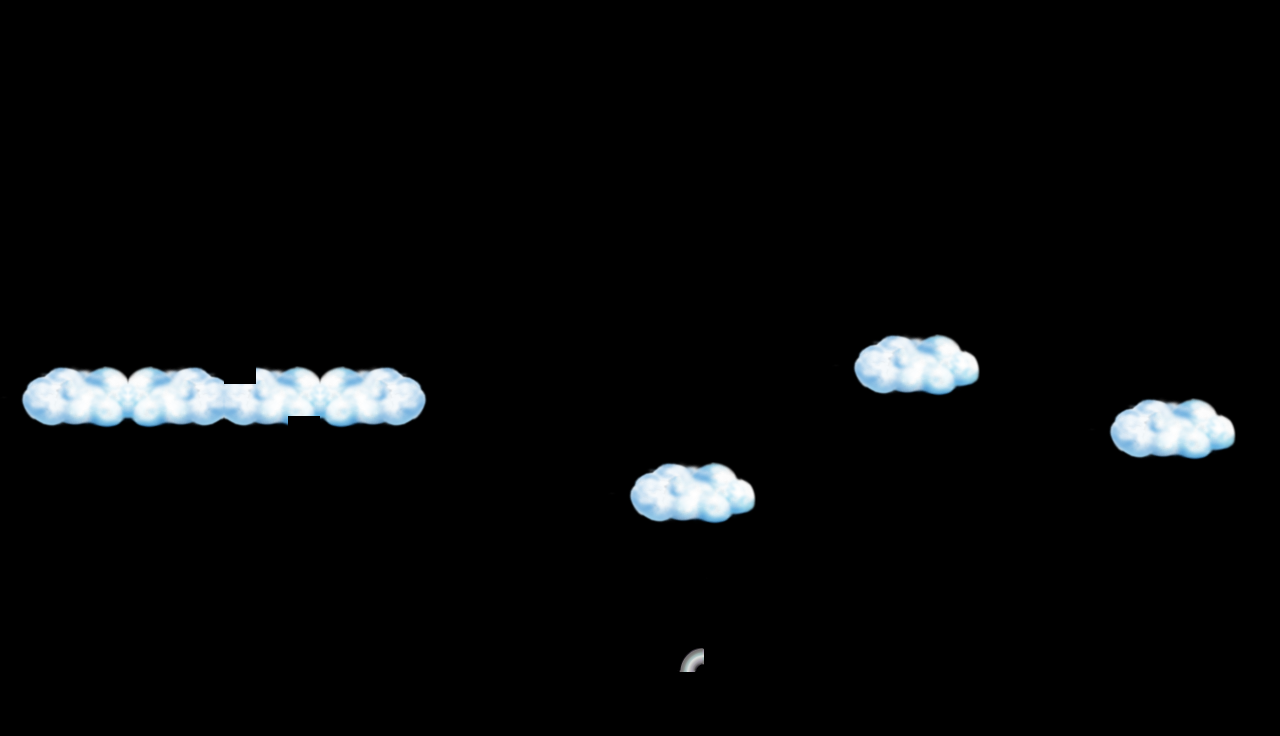

Tiled map render using the project's own tile images. Description and the whole map definition, tile-layer contents included, below:
An orthogonal 40x23 tile map with 32x32 px tiles, 1 tile layer (Tile Layer 1).

<map version="1.2" tiledversion="1.2.0" orientation="orthogonal" renderorder="right-down" width="40" height="23" tilewidth="32" tileheight="32" infinite="0" nextlayerid="2" nextobjectid="1">
 <tileset firstgid="1" source="tilemap.tsx" />
 <layer id="1" name="Tile Layer 1" width="40" height="23">
  <data encoding="csv">
0,0,0,0,0,0,0,0,0,0,0,0,0,0,0,0,0,0,0,0,0,0,0,0,0,0,0,0,0,0,0,0,0,0,0,0,0,0,0,0,
0,0,0,0,0,0,0,0,0,0,0,0,0,0,0,0,0,0,0,0,0,0,0,0,0,0,0,0,0,0,0,0,0,0,0,0,0,0,0,0,
0,0,0,0,0,0,0,0,0,0,0,0,0,0,0,0,0,0,0,0,0,0,0,0,0,0,0,0,0,0,0,0,0,0,0,0,0,0,0,0,
0,0,0,0,0,0,0,0,0,0,0,0,0,0,0,0,0,0,0,0,0,0,0,2862,2863,2864,0,0,0,0,0,0,0,0,0,0,0,0,0,0,
0,0,0,0,0,0,0,0,0,0,0,0,0,0,0,0,0,0,0,0,0,0,0,3182,3183,3184,0,0,0,0,0,0,0,0,0,0,0,0,0,0,
0,0,0,0,0,0,0,0,0,0,0,0,0,0,0,0,0,0,0,0,0,0,0,2990,2991,2992,0,0,0,0,0,0,0,0,0,0,0,0,0,0,
0,0,2605,2606,2607,0,0,0,0,0,0,0,0,0,0,0,0,0,0,0,0,0,3053,0,3055,3056,0,0,0,0,0,0,0,0,0,0,0,0,0,0,
0,0,3117,3118,3119,0,0,0,0,0,0,0,0,0,0,0,0,0,0,0,0,3053,0,0,0,0,0,0,0,0,0,0,0,0,0,0,0,0,0,0,
0,0,2733,2734,2735,0,0,0,0,0,0,0,0,0,0,0,0,0,0,0,3053,0,0,0,0,0,0,0,0,0,0,0,0,0,0,0,0,0,0,0,
0,0,2797,2798,0,2800,0,0,0,0,0,0,0,0,0,0,0,0,0,3053,0,0,0,0,0,0,0,0,0,0,0,0,0,0,0,0,0,0,0,0,
0,0,0,0,0,0,2800,0,0,0,0,0,0,0,0,0,0,0,3053,0,0,0,0,0,0,0,1900,1901,1902,1903,1904,0,0,0,0,0,0,0,0,0,
1900,1901,1902,1903,1270,1271,1272,2608,1902,1903,1270,1271,1272,1273,0,0,0,3053,0,0,0,0,0,0,0,0,1964,3345,3346,3347,1968,0,0,0,0,0,0,0,0,0,
1964,3345,3346,3347,3342,3343,3344,3345,3346,3347,3342,3343,3344,1337,0,0,3053,0,0,0,0,0,0,0,0,0,2028,2029,2030,2031,2032,0,0,0,1900,1901,1902,1903,1904,0,
2028,2029,2030,2031,1398,1399,1400,2029,2030,2672,1398,1399,1400,1401,0,3053,0,0,0,0,0,0,0,0,0,0,0,0,0,0,0,0,0,0,1964,3345,3346,3347,1968,0,
0,0,0,0,0,0,0,0,0,0,2800,0,0,0,3053,0,0,0,0,1900,1901,1902,1903,1904,0,0,0,0,0,0,0,0,0,0,2028,2029,2030,2031,2032,0,
0,0,0,0,0,0,0,0,0,0,0,2800,0,3053,0,0,0,0,0,1964,3345,3346,3347,1968,0,0,0,0,0,0,0,0,0,0,0,0,0,0,0,0,
0,0,0,0,2132,2196,2133,0,0,0,0,2132,2196,2133,0,0,0,0,0,2028,2029,2030,2031,2032,2132,2196,2133,0,0,0,0,0,0,0,2132,2196,2133,0,0,0,
0,0,0,2132,2196,2197,2197,2133,2137,0,2132,2196,2197,2197,2133,2137,0,0,0,0,0,0,0,2132,2196,2197,2197,2133,2137,2877,2878,2879,2880,2132,2196,2197,2197,2133,2137,0,
0,2939,2940,2802,2674,2866,2674,2738,2004,2939,2801,2673,2865,2673,2737,2004,2939,2940,0,0,0,0,2937,2803,2675,2867,2675,2739,2004,2941,2942,2943,2944,2802,2674,2866,2674,2738,2004,2880,
0,3003,3004,2802,2065,2866,2065,2738,2004,3003,2865,2065,2865,2065,2737,2004,3003,3004,0,0,0,0,3001,2803,2065,2867,2065,2739,2004,3005,3006,3007,3008,2802,2065,2866,2065,2738,2004,2944,
0,3067,2817,2818,2819,2818,2819,2818,2819,2818,2819,2818,2819,2818,2819,2818,2820,2748,0,0,0,107,2817,2818,2819,2818,2819,2818,2819,2818,2819,2818,2819,2818,2819,2818,2819,2818,2819,2820,
3010,3011,3012,3013,3010,3011,3012,3013,3010,3011,3012,3013,3010,3011,3012,3013,3010,3011,3012,3013,3010,3011,3012,3013,3010,3011,3012,3013,3010,3011,3012,3013,3010,3011,3012,3013,3010,3011,3012,3013,
3074,3075,3076,3077,3074,3075,3076,3077,3074,3075,3076,3077,3074,3075,3076,3077,3074,3075,3076,3077,3074,3075,3076,3077,3074,3075,3076,3077,3074,3075,3076,3077,3074,3075,3076,3077,3074,3075,3076,3077
</data>
 </layer>
</map>
